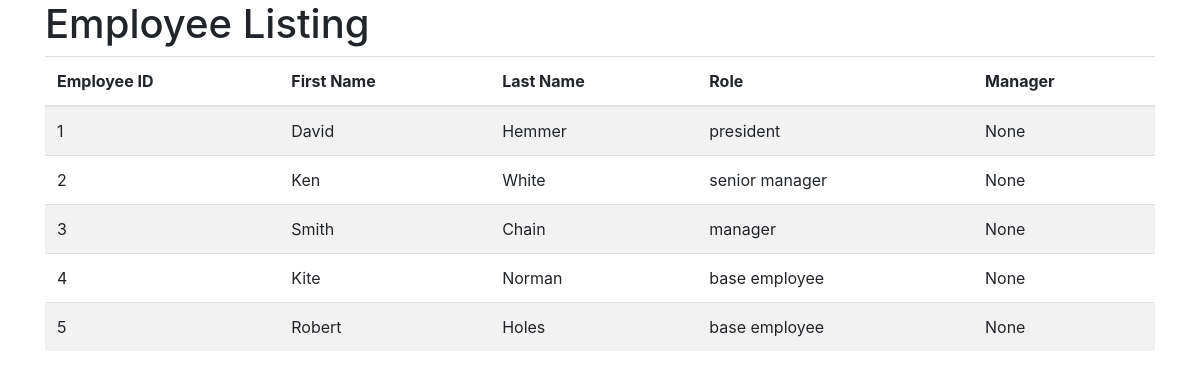
Screenshot of /web/ with the database file from the repository.
### web/models.py (models this page shows, shortened)
class Employee(models.Model):
    STANDARD = 'STD'
    MANAGER = 'MGR'
    SR_MANAGER = 'SRMGR'
    PRESIDENT = 'PRES'
    EMPLOYEE_TYPES = (
        (STANDARD, 'base employee'),
        (MANAGER, 'manager'),
        (SR_MANAGER, 'senior manager'),
        (PRESIDENT, 'president')
    )
    role = models.CharField(max_length=25, choices=EMPLOYEE_TYPES)
    first_name = models.CharField(max_length=100)
    last_name = models.CharField(max_length=100)
    manager = models.ForeignKey('self', on_delete=models.CASCADE, null=True, blank=True, related_name='employee')

### web/views.py (the view)
# urls.py: path("web/", views.index, name="index"),
def index(request):
    employees = Employee.objects.all()
    context = {'employees': employees}
    return render(request, 'web/index.html', context)

### web/templates/web/index.html (shortened to what this page needs)
{% load static %}
<!DOCTYPE html>
<html lang="en">
    <head>
        <link rel="stylesheet" href="https://maxcdn.bootstrapcdn.com/bootstrap/4.0.0-beta/css/bootstrap.min.css">
    </head>
    <body>
        <div class="container">
            <div class="row">
                <div class="col-md-12">
                    <h1>Employee Listing</h1>
                </div>
            </div>
            <div class="row">
                <dov class="col-md-12">
                    <table class="table table-striped">
                        <thead class="thead-inverse">
                            <tr>
                                <th>Employee ID</th>
                                <th>First Name</th>
                                <th>Last Name</th>
                                <th>Role</th>
                                <th>Manager</th>
                            </tr>
                        </thead>
                        <tbody class='table-striped'>
                            {% for employee in employees %}
                            <tr>
                                <td>{{ employee.id }}</td>
                                <td>{{ employee.first_name }}</td>
                                <td>{{ employee.last_name }}</td>
                                <td>{{ employee.get_role_display }}</td>
                                <td>{{employee.manager}}</td>
                            </tr>
                            {% endfor %}
                        </tbody>
                    </table>
                </dov>
            </div>
        </div>
    </body>
</html>

### rows the page displays
Employee: id "1", first_name "David", last_name "Hemmer", role "president", manager "None"
Employee: id "2", first_name "Ken", last_name "White", role "senior manager", manager "None"
Employee: id "3", first_name "Smith", last_name "Chain", role "manager", manager "None"
Employee: id "4", first_name "Kite", last_name "Norman", role "base employee", manager "None"
Employee: id "5", first_name "Robert", last_name "Holes", role "base employee", manager "None"
